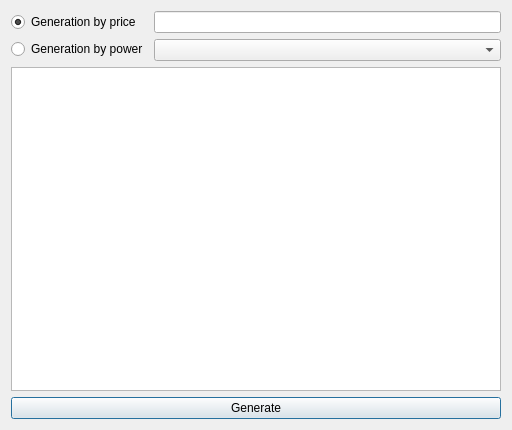
<?xml version="1.0" encoding="UTF-8"?>
<ui version="4.0">
 <class>Generator</class>
 <widget class="QDialog" name="Generator">
  <property name="geometry">
   <rect>
    <x>0</x>
    <y>0</y>
    <width>512</width>
    <height>430</height>
   </rect>
  </property>
  <property name="windowTitle">
   <string>Generator</string>
  </property>
  <layout class="QVBoxLayout" name="verticalLayout_3">
   <item>
    <layout class="QHBoxLayout" name="horizontalLayout">
     <item>
      <layout class="QVBoxLayout" name="verticalLayout_2">
       <item>
        <widget class="QRadioButton" name="priceRButton">
         <property name="text">
          <string>Generation by price</string>
         </property>
         <property name="checked">
          <bool>true</bool>
         </property>
        </widget>
       </item>
       <item>
        <widget class="QRadioButton" name="powerRButton">
         <property name="text">
          <string>Generation by power</string>
         </property>
        </widget>
       </item>
      </layout>
     </item>
     <item>
      <layout class="QVBoxLayout" name="verticalLayout">
       <item>
        <widget class="QLineEdit" name="priceLineEdit"/>
       </item>
       <item>
        <widget class="QComboBox" name="powerCmbBox"/>
       </item>
      </layout>
     </item>
    </layout>
   </item>
   <item>
    <widget class="QListWidget" name="assembliesList"/>
   </item>
   <item>
    <widget class="QPushButton" name="generateButton">
     <property name="text">
      <string>Generate</string>
     </property>
    </widget>
   </item>
  </layout>
 </widget>
 <resources/>
 <connections/>
</ui>
